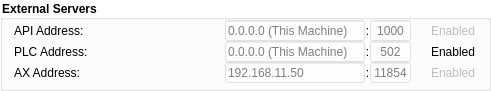
                       <widget class="QGroupBox" name="ServerGroupBox">
                        <property name="geometry">
                         <rect>
                          <x>0</x>
                          <y>170</y>
                          <width>491</width>
                          <height>91</height>
                         </rect>
                        </property>
                        <property name="font">
                         <font>
                          <weight>75</weight>
                          <bold>true</bold>
                         </font>
                        </property>
                        <property name="styleSheet">
                         <string notr="true">background-color: rgba(255, 255, 255, 100);
border-color: rgb(255, 255, 255);</string>
                        </property>
                        <property name="title">
                         <string>External Servers</string>
                        </property>
                        <property name="flat">
                         <bool>true</bool>
                        </property>
                        <layout class="QGridLayout" name="gridLayout_9">
                         <property name="topMargin">
                          <number>0</number>
                         </property>
                         <property name="bottomMargin">
                          <number>0</number>
                         </property>
                         <property name="spacing">
                          <number>0</number>
                         </property>
                         <item row="0" column="1">
                          <layout class="QHBoxLayout" name="horizontalLayout_3">
                           <property name="spacing">
                            <number>1</number>
                           </property>
                           <item>
                            <spacer name="horizontalSpacer_2">
                             <property name="orientation">
                              <enum>Qt::Horizontal</enum>
                             </property>
                             <property name="sizeType">
                              <enum>QSizePolicy::Expanding</enum>
                             </property>
                             <property name="sizeHint" stdset="0">
                              <size>
                               <width>0</width>
                               <height>0</height>
                              </size>
                             </property>
                            </spacer>
                           </item>
                           <item>
                            <widget class="QLineEdit" name="le_apiAddress">
                             <property name="minimumSize">
                              <size>
                               <width>140</width>
                               <height>21</height>
                              </size>
                             </property>
                             <property name="maximumSize">
                              <size>
                               <width>140</width>
                               <height>16777215</height>
                              </size>
                             </property>
                             <property name="inputMask">
                              <string/>
                             </property>
                             <property name="placeholderText">
                              <string>0.0.0.0 (This Machine)</string>
                             </property>
                            </widget>
                           </item>
                           <item>
                            <widget class="QLabel" name="label_4">
                             <property name="maximumSize">
                              <size>
                               <width>3</width>
                               <height>16777215</height>
                              </size>
                             </property>
                             <property name="text">
                              <string>:</string>
                             </property>
                             <property name="alignment">
                              <set>Qt::AlignCenter</set>
                             </property>
                            </widget>
                           </item>
                           <item>
                            <widget class="QLineEdit" name="le_apiPort">
                             <property name="minimumSize">
                              <size>
                               <width>0</width>
                               <height>21</height>
                              </size>
                             </property>
                             <property name="maximumSize">
                              <size>
                               <width>41</width>
                               <height>16777215</height>
                              </size>
                             </property>
                             <property name="maxLength">
                              <number>4</number>
                             </property>
                             <property name="alignment">
                              <set>Qt::AlignCenter</set>
                             </property>
                             <property name="placeholderText">
                              <string>1000</string>
                             </property>
                            </widget>
                           </item>
                          </layout>
                         </item>
                         <item row="0" column="2">
                          <widget class="QCheckBox" name="cb_apiAllowed">
                           <property name="enabled">
                            <bool>false</bool>
                           </property>
                           <property name="minimumSize">
                            <size>
                             <width>50</width>
                             <height>0</height>
                            </size>
                           </property>
                           <property name="toolTip">
                            <string>&lt;html&gt;&lt;head/&gt;&lt;body&gt;&lt;p&gt;This variable disables or enables the MasterAPP API client.&lt;/p&gt;&lt;/body&gt;&lt;/html&gt;</string>
                           </property>
                           <property name="styleSheet">
                            <string notr="true">background-color:transparent</string>
                           </property>
                           <property name="text">
                            <string>Enabled</string>
                           </property>
                           <property name="checked">
                            <bool>false</bool>
                           </property>
                          </widget>
                         </item>
                         <item row="0" column="0">
                          <widget class="QLabel" name="label_2">
                           <property name="toolTip">
                            <string>&lt;html&gt;&lt;head/&gt;&lt;body&gt;&lt;p&gt;This variable controls the host and port of the API server MasterAPP API client will connect to.&lt;/p&gt;&lt;p&gt;Default address - This machine:1000&lt;/p&gt;&lt;/body&gt;&lt;/html&gt;</string>
                           </property>
                           <property name="styleSheet">
                            <string notr="true">background-color:transparent</string>
                           </property>
                           <property name="text">
                            <string>API Address: </string>
                           </property>
                          </widget>
                         </item>
                         <item row="1" column="1">
                          <layout class="QHBoxLayout" name="horizontalLayout_5">
                           <property name="spacing">
                            <number>1</number>
                           </property>
                           <item>
                            <spacer name="horizontalSpacer_4">
                             <property name="orientation">
                              <enum>Qt::Horizontal</enum>
                             </property>
                             <property name="sizeType">
                              <enum>QSizePolicy::Expanding</enum>
                             </property>
                             <property name="sizeHint" stdset="0">
                              <size>
                               <width>0</width>
                               <height>0</height>
                              </size>
                             </property>
                            </spacer>
                           </item>
                           <item>
                            <widget class="QLineEdit" name="le_plcAddress">
                             <property name="minimumSize">
                              <size>
                               <width>140</width>
                               <height>21</height>
                              </size>
                             </property>
                             <property name="maximumSize">
                              <size>
                               <width>140</width>
                               <height>16777215</height>
                              </size>
                             </property>
                             <property name="inputMask">
                              <string/>
                             </property>
                             <property name="placeholderText">
                              <string>0.0.0.0 (This Machine)</string>
                             </property>
                            </widget>
                           </item>
                           <item>
                            <widget class="QLabel" name="label_5">
                             <property name="maximumSize">
                              <size>
                               <width>3</width>
                               <height>16777215</height>
                              </size>
                             </property>
                             <property name="text">
                              <string>:</string>
                             </property>
                             <property name="alignment">
                              <set>Qt::AlignCenter</set>
                             </property>
                            </widget>
                           </item>
                           <item>
                            <widget class="QLineEdit" name="le_plcPort">
                             <property name="minimumSize">
                              <size>
                               <width>0</width>
                               <height>21</height>
                              </size>
                             </property>
                             <property name="maximumSize">
                              <size>
                               <width>41</width>
                               <height>16777215</height>
                              </size>
                             </property>
                             <property name="maxLength">
                              <number>4</number>
                             </property>
                             <property name="alignment">
                              <set>Qt::AlignCenter</set>
                             </property>
                             <property name="placeholderText">
                              <string>502</string>
                             </property>
                            </widget>
                           </item>
                          </layout>
                         </item>
                         <item row="1" column="0">
                          <widget class="QLabel" name="label_3">
                           <property name="toolTip">
                            <string>&lt;html&gt;&lt;head/&gt;&lt;body&gt;&lt;p&gt;This variable controls the host and port of the PLC server MasterAPP PLC client will connect to..&lt;/p&gt;&lt;p&gt;Default address - This machine:1001&lt;/p&gt;&lt;/body&gt;&lt;/html&gt;</string>
                           </property>
                           <property name="styleSheet">
                            <string notr="true">background-color:transparent</string>
                           </property>
                           <property name="text">
                            <string>PLC Address: </string>
                           </property>
                          </widget>
                         </item>
                         <item row="1" column="2">
                          <widget class="QCheckBox" name="cb_plcAllowed">
                           <property name="minimumSize">
                            <size>
                             <width>50</width>
                             <height>0</height>
                            </size>
                           </property>
                           <property name="toolTip">
                            <string>&lt;html&gt;&lt;head/&gt;&lt;body&gt;&lt;p&gt;This variable disables or enables the MasterAPP PLC client.&lt;/p&gt;&lt;/body&gt;&lt;/html&gt;</string>
                           </property>
                           <property name="styleSheet">
                            <string notr="true">background-color:transparent</string>
                           </property>
                           <property name="text">
                            <string>Enabled</string>
                           </property>
                           <property name="checked">
                            <bool>false</bool>
                           </property>
                          </widget>
                         </item>
                         <item row="2" column="0">
                          <widget class="QLabel" name="label_9">
                           <property name="toolTip">
                            <string>&lt;html&gt;&lt;head/&gt;&lt;body&gt;&lt;p&gt;This variable controls the address and port of the AX-DOOR terminal MasterAPP AX server will listen to.&lt;/p&gt;&lt;p&gt;Default address - 192.168.11.50:11854&lt;/p&gt;&lt;p&gt;AX-DOOR backup address - 192.168.1.240:80&lt;/p&gt;&lt;p&gt;! The AX-DOOR backup address is the address of default settings of the AX-DOOR terminal. Only use the backup address if you have problems with the given default address and if dip-6 on the AX-DOOR is set to ON&lt;/p&gt;&lt;/body&gt;&lt;/html&gt;</string>
                           </property>
                           <property name="styleSheet">
                            <string notr="true">background-color:transparent</string>
                           </property>
                           <property name="text">
                            <string>AX Address: </string>
                           </property>
                          </widget>
                         </item>
                         <item row="2" column="2">
                          <widget class="QCheckBox" name="cb_axAllowed">
                           <property name="enabled">
                            <bool>false</bool>
                           </property>
                           <property name="minimumSize">
                            <size>
                             <width>50</width>
                             <height>0</height>
                            </size>
                           </property>
                           <property name="toolTip">
                            <string>&lt;html&gt;&lt;head/&gt;&lt;body&gt;&lt;p&gt;This variable disables or enables the MasterAPP AX server.&lt;/p&gt;&lt;/body&gt;&lt;/html&gt;</string>
                           </property>
                           <property name="styleSheet">
                            <string notr="true">background-color:transparent</string>
                           </property>
                           <property name="text">
                            <string>Enabled</string>
                           </property>
                           <property name="checked">
                            <bool>false</bool>
                           </property>
                          </widget>
                         </item>
                         <item row="2" column="1">
                          <layout class="QHBoxLayout" name="horizontalLayout_10">
                           <property name="spacing">
                            <number>1</number>
                           </property>
                           <item>
                            <spacer name="horizontalSpacer_5">
                             <property name="orientation">
                              <enum>Qt::Horizontal</enum>
                             </property>
                             <property name="sizeType">
                              <enum>QSizePolicy::Expanding</enum>
                             </property>
                             <property name="sizeHint" stdset="0">
                              <size>
                               <width>0</width>
                               <height>0</height>
                              </size>
                             </property>
                            </spacer>
                           </item>
                           <item>
                            <widget class="QLineEdit" name="le_axAddress">
                             <property name="minimumSize">
                              <size>
                               <width>140</width>
                               <height>21</height>
                              </size>
                             </property>
                             <property name="maximumSize">
                              <size>
                               <width>140</width>
                               <height>16777215</height>
                              </size>
                             </property>
                             <property name="inputMask">
                              <string/>
                             </property>
                             <property name="placeholderText">
                              <string>192.168.11.50</string>
                             </property>
                            </widget>
                           </item>
                           <item>
                            <widget class="QLabel" name="label_10">
                             <property name="maximumSize">
                              <size>
                               <width>3</width>
                               <height>16777215</height>
                              </size>
                             </property>
                             <property name="text">
                              <string>:</string>
                             </property>
                             <property name="alignment">
                              <set>Qt::AlignCenter</set>
                             </property>
                            </widget>
                           </item>
                           <item>
                            <widget class="QLineEdit" name="le_axPort">
                             <property name="minimumSize">
                              <size>
                               <width>0</width>
                               <height>21</height>
                              </size>
                             </property>
                             <property name="maximumSize">
                              <size>
                               <width>41</width>
                               <height>16777215</height>
                              </size>
                             </property>
                             <property name="maxLength">
                              <number>5</number>
                             </property>
                             <property name="alignment">
                              <set>Qt::AlignCenter</set>
                             </property>
                             <property name="placeholderText">
                              <string>11854</string>
                             </property>
                            </widget>
                           </item>
                          </layout>
                         </item>
                         <item row="3" column="0">
                          <spacer name="verticalSpacer_7">
                           <property name="orientation">
                            <enum>Qt::Vertical</enum>
                           </property>
                           <property name="sizeHint" stdset="0">
                            <size>
                             <width>20</width>
                             <height>40</height>
                            </size>
                           </property>
                          </spacer>
                         </item>
                        </layout>
                       </widget>
